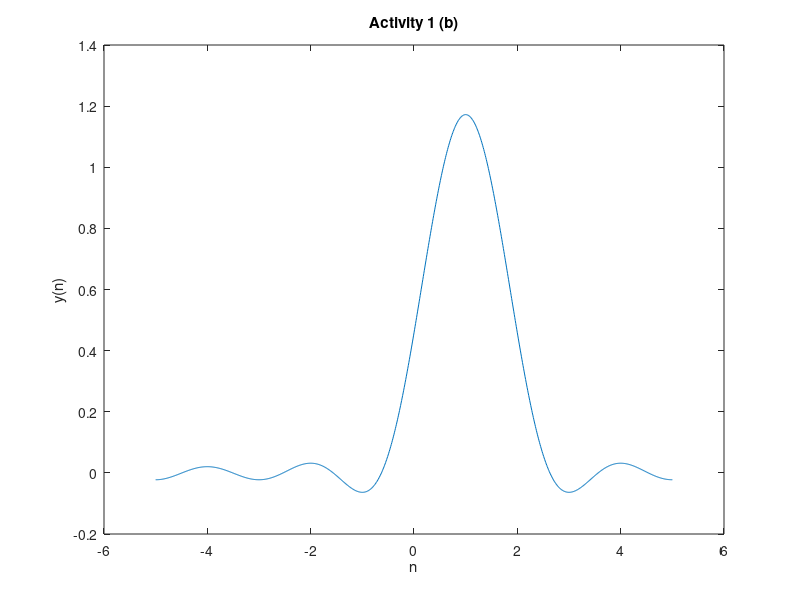

Recreate this plot in MATLAB.
clear all;
clc;
K=input('Enter K:');
T=input('Enter T:');
w=(2*pi)/10;
r=0;
s=0;
for k=-K:1:K
    s=s+1;
    if k==0
        ak=(1/5);
    else
        ak=(sin((k*pi)/5)/(k*pi))* exp((-j*k*pi)/5);
    end
    for t=-T:0.01:T
        r=r+1;
        
        x(s,r)=ak*exp((j*w*t*k));
    end
   r=0;
end

g=ones(1,(2*K+1));
y=g*x;
t=-T:0.01:T;
plot(t,y)
xlabel('n')
ylabel('y(n)')
title('Activity 1 (b)');